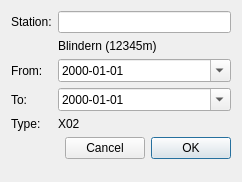
<?xml version="1.0" encoding="UTF-8"?>
<ui version="4.0">
 <class>DialogStation</class>
 <widget class="QDialog" name="DialogStation">
  <property name="windowModality">
   <enum>Qt::ApplicationModal</enum>
  </property>
  <property name="geometry">
   <rect>
    <x>0</x>
    <y>0</y>
    <width>242</width>
    <height>182</height>
   </rect>
  </property>
  <property name="windowTitle">
   <string>WatchRR -- Station</string>
  </property>
  <layout class="QFormLayout" name="formLayout">
   <item row="0" column="0">
    <widget class="QLabel" name="labelStation">
     <property name="text">
      <string>Station:</string>
     </property>
    </widget>
   </item>
   <item row="0" column="1">
    <widget class="QLineEdit" name="editStation"/>
   </item>
   <item row="1" column="1">
    <widget class="QLabel" name="labelStationInfo">
     <property name="text">
      <string notr="true">Blindern (12345m)</string>
     </property>
    </widget>
   </item>
   <item row="2" column="0">
    <widget class="QLabel" name="labelFrom">
     <property name="text">
      <string>From:</string>
     </property>
    </widget>
   </item>
   <item row="2" column="1">
    <widget class="QDateEdit" name="dateFrom">
     <property name="displayFormat">
      <string notr="true">yyyy-MM-dd</string>
     </property>
     <property name="calendarPopup">
      <bool>true</bool>
     </property>
     <property name="timeSpec">
      <enum>Qt::UTC</enum>
     </property>
    </widget>
   </item>
   <item row="3" column="0">
    <widget class="QLabel" name="labelTo">
     <property name="text">
      <string>To:</string>
     </property>
    </widget>
   </item>
   <item row="3" column="1">
    <widget class="QDateEdit" name="dateTo">
     <property name="displayFormat">
      <string notr="true">yyyy-MM-dd</string>
     </property>
     <property name="calendarPopup">
      <bool>true</bool>
     </property>
     <property name="timeSpec">
      <enum>Qt::UTC</enum>
     </property>
    </widget>
   </item>
   <item row="4" column="0">
    <widget class="QLabel" name="labelType">
     <property name="text">
      <string>Type:</string>
     </property>
    </widget>
   </item>
   <item row="4" column="1">
    <widget class="QLabel" name="labelTypeInfo">
     <property name="text">
      <string notr="true">X02</string>
     </property>
    </widget>
   </item>
   <item row="5" column="0" colspan="2">
    <layout class="QHBoxLayout" name="horizontalLayout">
     <item>
      <spacer name="horizontalSpacer">
       <property name="orientation">
        <enum>Qt::Horizontal</enum>
       </property>
       <property name="sizeHint" stdset="0">
        <size>
         <width>40</width>
         <height>20</height>
        </size>
       </property>
      </spacer>
     </item>
     <item>
      <widget class="QPushButton" name="buttonCancel">
       <property name="text">
        <string>Cancel</string>
       </property>
       <property name="autoDefault">
        <bool>false</bool>
       </property>
      </widget>
     </item>
     <item>
      <widget class="QPushButton" name="buttonOK">
       <property name="text">
        <string>OK</string>
       </property>
       <property name="default">
        <bool>true</bool>
       </property>
      </widget>
     </item>
    </layout>
   </item>
  </layout>
 </widget>
 <resources/>
 <connections>
  <connection>
   <sender>buttonCancel</sender>
   <signal>clicked()</signal>
   <receiver>DialogStation</receiver>
   <slot>reject()</slot>
   <hints>
    <hint type="sourcelabel">
     <x>113</x>
     <y>154</y>
    </hint>
    <hint type="destinationlabel">
     <x>22</x>
     <y>150</y>
    </hint>
   </hints>
  </connection>
  <connection>
   <sender>buttonOK</sender>
   <signal>clicked()</signal>
   <receiver>DialogStation</receiver>
   <slot>onButtonOk()</slot>
   <hints>
    <hint type="sourcelabel">
     <x>190</x>
     <y>148</y>
    </hint>
    <hint type="destinationlabel">
     <x>29</x>
     <y>38</y>
    </hint>
   </hints>
  </connection>
  <connection>
   <sender>editStation</sender>
   <signal>editingFinished()</signal>
   <receiver>DialogStation</receiver>
   <slot>onUpdateType()</slot>
   <hints>
    <hint type="sourcelabel">
     <x>82</x>
     <y>25</y>
    </hint>
    <hint type="destinationlabel">
     <x>51</x>
     <y>52</y>
    </hint>
   </hints>
  </connection>
  <connection>
   <sender>dateFrom</sender>
   <signal>editingFinished()</signal>
   <receiver>DialogStation</receiver>
   <slot>onUpdateType()</slot>
   <hints>
    <hint type="sourcelabel">
     <x>160</x>
     <y>71</y>
    </hint>
    <hint type="destinationlabel">
     <x>2</x>
     <y>87</y>
    </hint>
   </hints>
  </connection>
  <connection>
   <sender>dateTo</sender>
   <signal>editingFinished()</signal>
   <receiver>DialogStation</receiver>
   <slot>onUpdateType()</slot>
   <hints>
    <hint type="sourcelabel">
     <x>125</x>
     <y>101</y>
    </hint>
    <hint type="destinationlabel">
     <x>34</x>
     <y>100</y>
    </hint>
   </hints>
  </connection>
 </connections>
 <slots>
  <slot>onButtonOk()</slot>
  <slot>onUpdateType()</slot>
 </slots>
</ui>
